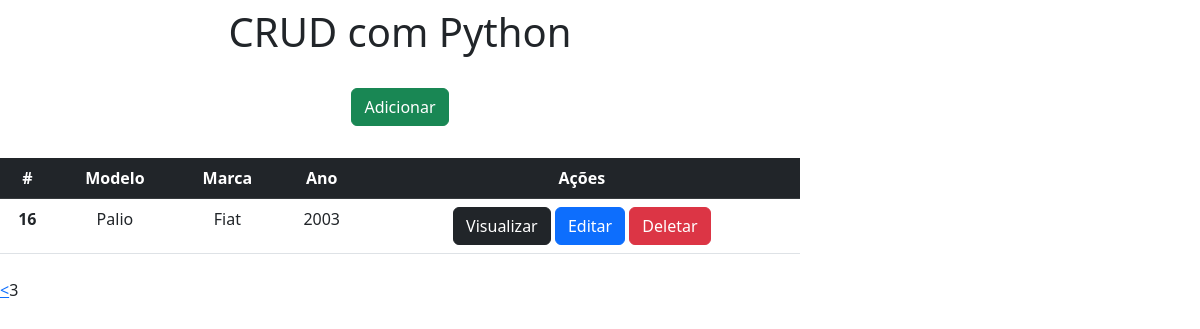
The app's page /?page=3, older data.
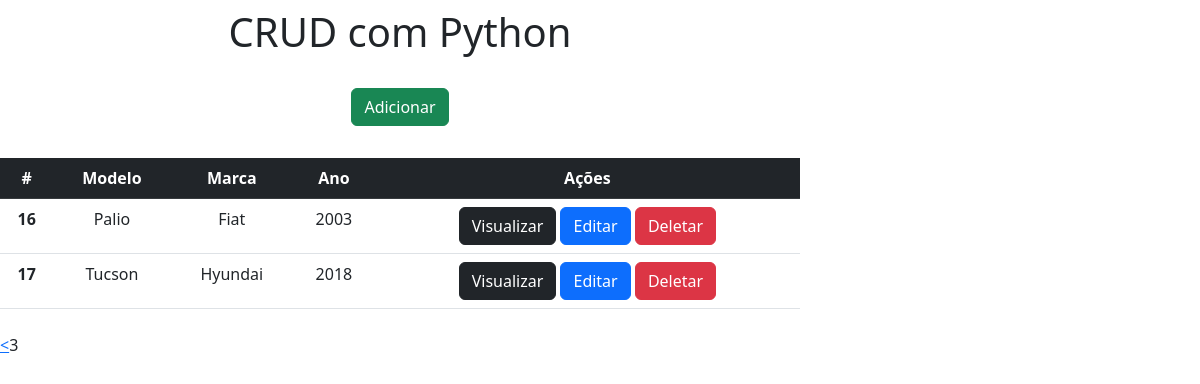
The same page, newer data.
### app/models.py (models this page shows)
class Carros(models.Model):
    modelo = models.CharField(max_length=150)
    marca = models.CharField(max_length=100)
    ano = models.IntegerField()

### app/views.py (the view)
# urls.py: 2. Add a URL to urlpatterns:  path('', views.home, name='home')
def home(request):                      # Define a função Home que ao ser chamada
    data = {}
    all = Carros.objects.all()
    paginator = Paginator(all, 2)
    pages = request.GET.get('page')
    data['db'] =  paginator.get_page(pages)
    return render(request, 'index.html', data)

### app/templates/index.html (shortened to what this page needs)
<!DOCTYPE html>
<html lang="pt-br">
<head>
    <link href="https://cdn.jsdelivr.net/npm/bootstrap@5.3.0-alpha1/dist/css/bootstrap.min.css" rel="stylesheet">
</head>
<body>
    <div class="col-8 m-alto pt-2 pb-2 text-center">
        <h1>CRUD com Python</h1>
    </div>
    <div class="col-8 m-alto pt-3 pb-2 text-center">
      <a href="/form" class="btn btn-success">Adicionar</a>
    </div>
    <div class="col-8 m-alto pt-4 pb-2 text-center">
        <table class="table">
            <thead class="table-dark">
              <tr>
                <th scope="col">#</th>
                <th scope="col">Modelo</th>
                <th scope="col">Marca</th>
                <th scope="col">Ano</th>
                <th scope="col">Ações</th>
              </tr>
            </thead>
            <tbody>
              {% for dbs in db %}
              <tr>
                <th>{{dbs.id}}</th>
                <td>{{dbs.modelo}}</td>
                <td>{{dbs.marca}}</td>
                <td>{{dbs.ano}}</td>
                <td>
                  <a href="/view/{{dbs.id}}" class="btn btn-dark">Visualizar</a>
                  <a href="/edit/{{dbs.id}}" class="btn btn-primary">Editar</a>
                  <a href="/delete/{{dbs.id}}" class="btn btn-danger btnDel">Deletar</a>
                </td>
              </tr>
              {% endfor %}
            </tbody>
        </table>
    </div>
    <div class="pagination">
      {% if db.has_previous %}
          <a href="?page={{db.previous_page_number}}"> < </a>
      {% endif %}
      {{db.number}}
    </div>
    {% load static %}
</body>
</html>

Row changes from the older to the newer data that the page shows:
added Carros: id "17", modelo "Tucson", marca "Hyundai", ano "2018"
